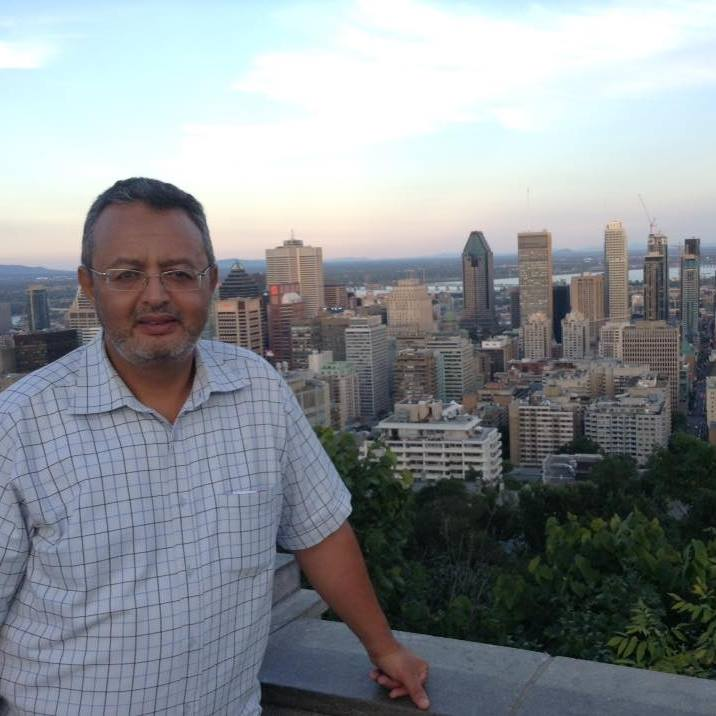
#> input picture MrAdel.jpg, 716 x 716 px, found by its file name
$ jupyter execute --allow-errors 'age&genderDetection.ipynb'   (shell and % lines are left out)
#> lines starting #> are read from the running program, lines starting #| are printed output that depends on the picture
<a href="https://colab.research.google.com/github/bensalahmohameed/AgeGenderDetection/blob/master/age%26genderDetection.ipynb" target="_parent"></a>

[cell 1]
# Downloading pretrained data and unzipping it
# https://drive.google.com/uc?id=1_aDScOvBeBLCn_iv0oxSO8X1ySQpSbIS

[cell 2]
# Import required modules
import cv2 as cv
import math
import time
from google.colab.patches import cv2_imshow
# import argparse

# [19 lines left out: function getFaceBox, not called in this run]

faceProto = "modelNweight/opencv_face_detector.pbtxt"
faceModel = "modelNweight/opencv_face_detector_uint8.pb"

ageProto = "modelNweight/age_deploy.prototxt"
ageModel = "modelNweight/age_net.caffemodel"

genderProto = "modelNweight/gender_deploy.prototxt"
genderModel = "modelNweight/gender_net.caffemodel"

MODEL_MEAN_VALUES = (78.4263377603, 87.7689143744, 114.895847746)
ageList = ['(0-2)', '(4-6)', '(8-12)', '(15-20)', '(25-32)', '(38-43)', '(48-53)', '(60-100)']
genderList = ['Male', 'Female']

# Load network
#> (the rest of this cell did not finish here and is left out)

[cell 3]
from google.colab import drive
drive.mount('/content/drive')

[cell 4]
input = cv.imread("drive/MyDrive/projetDL/MrAdel.jpg")
#> input is the input picture: shape (716, 716, 3); mean B, G, R 146.9, 142.8, 137.5
#> (the rest of this cell did not finish here and is left out)

[cell 5]
input = cv.imread("drive/MyDrive/projetDL/MissFadoua.jpg")
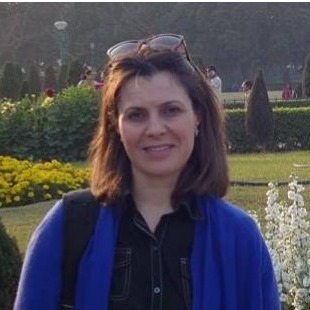
#> input picture MissFadoua.jpg, 310 x 310 px, found by its file name
#> input is the input picture: shape (310, 310, 3); mean B, G, R 82.7, 74.1, 77.6
#> (the rest of this cell did not finish here and is left out)

[cell 6]
input = cv.imread("drive/MyDrive/projetDL/MohamedBenSalah.jpg")
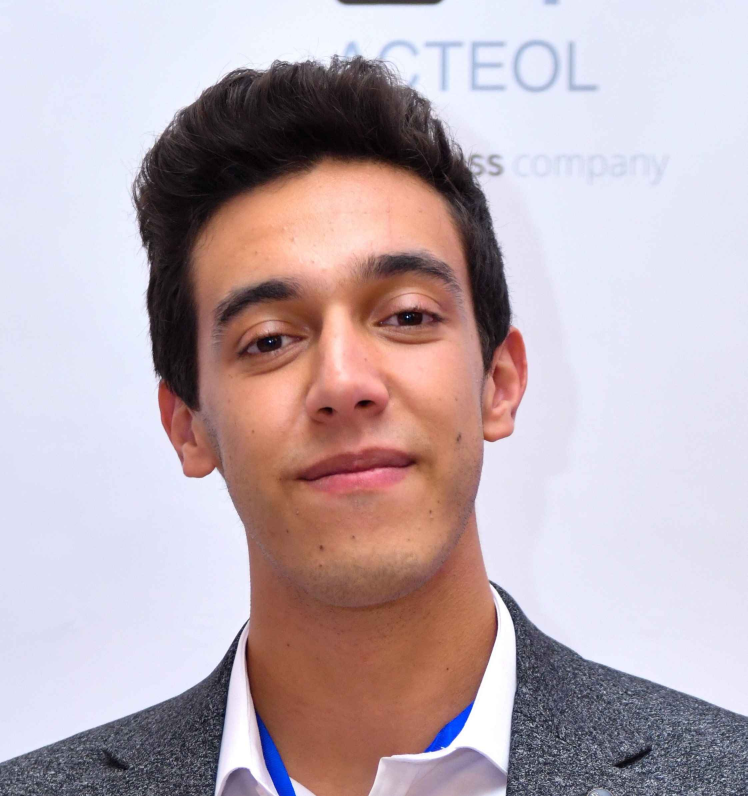
#> input picture MohamedBenSalah.jpg, 2242 x 2388 px, found by its file name (shown at 1/3 size)
#> input is the input picture: shape (2388, 2242, 3); mean B, G, R 180.5, 173.6, 189.2
#> (the rest of this cell did not finish here and is left out)
